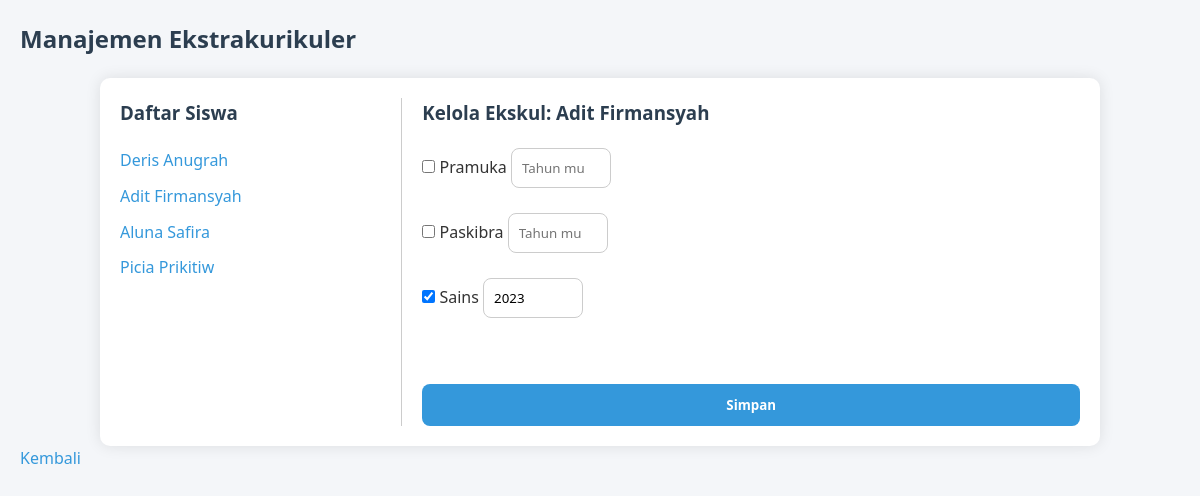
/manage_ekskul.php?id=2, run on the app's committed database.
### tables this page shows
CREATE TABLE `siswa` (
  `id` int(11) NOT NULL,
  `nama_depan` varchar(255) NOT NULL,
  `nama_belakang` varchar(255) NOT NULL,
  `no_hp` varchar(255) NOT NULL,
  `nis` varchar(255) NOT NULL,
  `alamat` text NOT NULL,
  `jenis_kelamin` enum('Laki-laki','Perempuan') NOT NULL,
  `foto` varchar(255) NOT NULL DEFAULT current_timestamp(),
  `created_at` timestamp NOT NULL DEFAULT current_timestamp()
);

CREATE TABLE `eskul` (
  `id` int(11) NOT NULL,
  `nama_ekstrakulikuler` varchar(255) NOT NULL,
  `nama_penannggungjawab_ekstrakulikuler` varchar(255) NOT NULL,
  `status_ekstrakulikuler` enum('Aktif','Tidak Aktif') NOT NULL,
  `foto` varchar(255) NOT NULL DEFAULT current_timestamp()
);

CREATE TABLE `siswa_eskul` (
  `id` int(11) NOT NULL,
  `siswa_id` int(11) NOT NULL,
  `eskul_id` int(11) NOT NULL,
  `tahun_mulai` year(4) NOT NULL
);

### manage_ekskul.php (the view, shortened to what this page needs)
<?php
require_once('config/database.php');
$siswa_list = $pdo->query("SELECT * FROM siswa")->fetchAll();
$id_siswa = $_GET['id'] ?? null;
$siswa = null;
$ekskul = [];
$ekskul_diikuti = [];
if ($id_siswa) {
    $stmt = $pdo->prepare("SELECT * FROM siswa WHERE id = ?");
    $stmt->execute([$id_siswa]);
    $siswa = $stmt->fetch();
    $ekskul = $pdo->query("SELECT * FROM eskul")->fetchAll();
    $stmt = $pdo->prepare("SELECT * FROM siswa_eskul WHERE siswa_id = ?");
    $stmt->execute([$id_siswa]);
    $ekskul_diikuti = $stmt->fetchAll(PDO::FETCH_GROUP|PDO::FETCH_UNIQUE);
}
?>
<!DOCTYPE html>
<html>
<head>
    <link rel="stylesheet" href="style.css">
</head>
<body>
<h2>Manajemen Ekstrakurikuler</h2>
<div class="container">
    <div class="siswa-list">
        <h3>Daftar Siswa</h3>
        <?php foreach ($siswa_list as $s): ?>
            <div class="siswa-item">
                <a href="?id=<?= $s['id'] ?>">
                    <?= htmlspecialchars($s['nama_depan'] . ' ' . $s['nama_belakang']) ?>
                </a>
            </div>
        <?php endforeach; ?>
    </div>
    <div class="form-ekskul">
        <?php if ($siswa): ?>
            <h3>Kelola Ekskul: <?= htmlspecialchars($siswa['nama_depan'] . ' ' . $siswa['nama_belakang']) ?></h3>
            <form method="POST" action="simpan_ekskul.php">
                <?php foreach ($ekskul as $e):
                    $id_eks = $e['id'];
                    $sudah_diikuti = isset($ekskul_diikuti[$id_eks]);
                    $tahun = $sudah_diikuti ? $ekskul_diikuti[$id_eks]['tahun_mulai'] : '';
                ?>
                    <div class="ekskul-item">
                        <label>
                            <input type="checkbox" name="ekskul_ids[]" value="<?= $id_eks ?>" <?= $sudah_diikuti ? 'checked' : '' ?>>
                            <?= htmlspecialchars($e['nama_ekstrakulikuler']) ?>
                        </label>
                        <input type="number" name="tahun_mulai[<?= $id_eks ?>]" value="<?= $tahun ?>" placeholder="Tahun mulai" min="2000" max="<?= date('Y') ?>">
                    </div>
                <?php endforeach; ?>
                <br>
                <button type="submit">Simpan</button>
            </form>
        <?php else: ?>
            <p><strong>Pilih siswa terlebih dahulu untuk mengatur ekstrakurikulernya.</strong></p>
        <?php endif; ?>
    </div>
</div>
<a href="home.php">Kembali</a>
</body>
</html>

### style.css (style rules this page uses)
* { margin: 0; padding: 0; box-sizing: border-box; font-family: 'Segoe UI', Tahoma, Geneva, Verdana, sans-serif; }
body { background-color: #f4f6f9; color: #333; line-height: 1.6; min-height: 100vh; padding: 20px; }
.container { max-width: 1000px; margin: auto; background: #fff; padding: 30px; border-radius: 10px; box-shadow: 0 0 15px rgba(0,0,0,0.1); }
h1, h2, h3 { margin-bottom: 20px; color: #2c3e50; }
a { text-decoration: none; color: #3498db; }
form { display: flex; flex-direction: column; gap: 15px; }
input[type="text"], input[type="number"], input[type="email"], input[type="password"], select, textarea { padding: 10px; border: 1px solid #ccc; border-radius: 8px; width: 100%; }
button { background-color: #3498db; color: #fff; padding: 12px; border: none; border-radius: 8px; cursor: pointer; font-weight: bold; }

### manage_ekskul.php (style rules this page uses)
.container { display: flex; gap: 20px; padding: 20px; }
.siswa-list { width: 30%; border-right: 1px solid #ccc; padding-right: 20px; }
.siswa-item { margin-bottom: 10px; }
.form-ekskul { width: 70%; }
.ekskul-item { margin-bottom: 10px; }
input[type="number"] { width: 100px; }

### data on the page
siswa: nama_depan+nama_belakang "Deris Anugrah"
siswa: nama_depan+nama_belakang "Adit Firmansyah"
siswa: nama_depan+nama_belakang "Aluna Safira"
siswa: nama_depan+nama_belakang "Picia Prikitiw"
eskul: nama_ekstrakulikuler "Pramuka"
eskul: nama_ekstrakulikuler "Paskibra"
eskul: id "☑", nama_ekstrakulikuler "Sains", id.tahun_mulai "2023"
